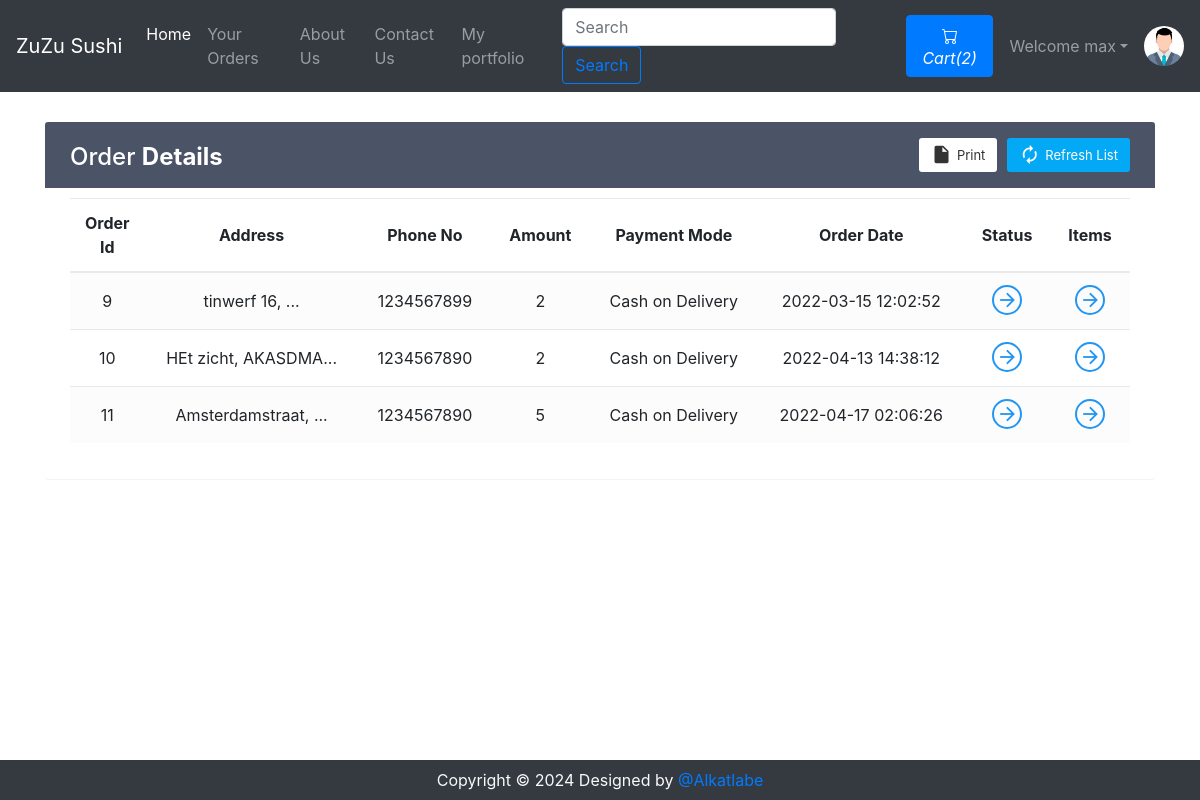
The app's page /viewOrder.php (signed in) with its own data.
### tables this page shows
CREATE TABLE `sitedetail` (
  `tempId` int(11) NOT NULL,
  `systemName` varchar(21) NOT NULL,
  `email` varchar(255) NOT NULL,
  `contact1` bigint(21) NOT NULL,
  `contact2` bigint(21) DEFAULT NULL COMMENT 'Optional',
  `address` text NOT NULL,
  `dateTime` datetime NOT NULL DEFAULT '0000-00-00 00:00:00' ON UPDATE current_timestamp()
);

CREATE TABLE `orders` (
  `orderId` int(21) NOT NULL,
  `userId` int(21) NOT NULL,
  `address` varchar(255) NOT NULL,
  `zipCode` varchar(7) NOT NULL,
  `phoneNo` bigint(21) NOT NULL,
  `amount` int(200) NOT NULL,
  `paymentMode` enum('0','1') NOT NULL DEFAULT '0' COMMENT '0=cash on delivery, \r\n1=online ',
  `orderStatus` enum('0','1','2','3','4','5','6') NOT NULL DEFAULT '0' COMMENT '0=Order Placed.\r\n1=Order Confirmed.\r\n2=Preparing your Order.\r\n3=Your order is on the way!\r\n4=Order Delivered.\r\n5=Order Denied.\r\n6=Order Cancelled.',
  `orderDate` datetime NOT NULL DEFAULT current_timestamp()
);

### viewOrder.php (the view, shortened to what this page needs)
<!doctype html>
<html lang="en">
<head>
    <link rel="stylesheet" href="https://stackpath.bootstrapcdn.com/bootstrap/4.5.0/css/bootstrap.min.css">
    <link rel="stylesheet" href="https://use.fontawesome.com/releases/v5.7.2/css/all.css">
</head>
<body>
    <?php include 'Templates/_dbconnect.php';?>
    <?php include 'Templates/_nav.php';?>
    <?php
    if($loggedin){
    ?>
    <div class="container">
        <div class="table-wrapper" id="empty">
            <div class="table-title">
                <div class="row">
                    <div class="col-sm-4">
                        <h2>Order <b>Details</b></h2>
                    </div>
                    <div class="col-sm-8">
                        <a href="" class="btn btn-primary"><i class="material-icons">&#xE863;</i> <span>Refresh List</span></a>
                        <a href="#" onclick="window.print()" class="btn btn-info"><i class="material-icons">&#xE24D;</i> <span>Print</span></a>
                    </div>
                </div>
            </div>
            <table class="table table-striped table-hover text-center">
                <thead>
                    <tr>
                        <th>Order Id</th>
                        <th>Address</th>
                        <th>Phone No</th>
                        <th>Amount</th>
                        <th>Payment Mode</th>
                        <th>Order Date</th>
                        <th>Status</th>
                        <th>Items</th>
                    </tr>
                </thead>
                <tbody>
                    <?php
                        $sql = "SELECT * FROM `orders` WHERE `userId`= $userId";
                        $result = mysqli_query($conn, $sql);
                        while($row = mysqli_fetch_assoc($result)){
                            $orderId = $row['orderId'];
                            $address = $row['address'];
                            $phoneNo = $row['phoneNo'];
                            $amount = $row['amount'];
                            $orderDate = $row['orderDate'];
                            $paymentMode = $row['paymentMode'];
                            if($paymentMode == 0) {
                                $paymentMode = "Cash on Delivery";
                            }
                            else {
                                $paymentMode = "Online";
                            }
                            echo '<tr>
                                    <td>' . $orderId . '</td>
                                    <td>' . substr($address, 0, 20) . '...</td>
                                    <td>' . $phoneNo . '</td>
                                    <td>' . $amount . '</td>
                                    <td>' . $paymentMode . '</td>
                                    <td>' . $orderDate . '</td>
                                    <td><a href="#" data-toggle="modal" data-target="#orderStatus' . $orderId . '" class="view"><i class="material-icons">&#xE5C8;</i></a></td>
                                    <td><a href="#" data-toggle="modal" data-target="#orderItem' . $orderId . '" class="view" title="View Details"><i class="material-icons">&#xE5C8;</i></a></td>
                                </tr>';
                        }
                            ?>
                </tbody>
            </table>
        </div>
    </div>
    <?php
    }
    else {
        echo '<div class="container" style="min-height : 610px;">
        <div class="alert alert-info my-3">
            <font style="font-size:22px"><center>Check your Order. You need to <strong><a class="alert-link" data-toggle="modal" data-target="#loginModal">Login</a></strong></center></font>
        </div></div>';
    }
    ?>
    <?php
    require 'Templates/_footer.php';?>
  </body>
</html>

### Templates/_nav.php (shortened to what this page needs)
<?php
if(isset($_SESSION['loggedin']) && $_SESSION['loggedin']==true){
  $loggedin= true;
  $userId = $_SESSION['userId'];
  $username = $_SESSION['username'];
}
else{
  $loggedin = false;
  $userId = 0;
}
$sql = "SELECT * FROM `sitedetail`";
$result = mysqli_query($conn, $sql);
$row = mysqli_fetch_assoc($result);
$systemName = $row['systemName'];
echo '<nav class="navbar navbar-expand-lg navbar-dark bg-dark">
      <a class="navbar-brand" href="index.php">'.$systemName.'</a>
      <button class="navbar-toggler" type="button" data-toggle="collapse" data-target="#navbarSupportedContent" aria-controls="navbarSupportedContent" aria-expanded="false" aria-label="Toggle navigation">
        <span class="navbar-toggler-icon"></span>
      </button>
      <div class="collapse navbar-collapse" id="navbarSupportedContent">
        <ul class="navbar-nav mr-auto">
          <li class="nav-item active">
            <a class="nav-link" href="index.php">Home <span class="sr-only">(current)</span></a>
          </li>
          <li class="nav-item">
            <a class="nav-link" href="viewOrder.php">Your Orders</a>
          </li>
          <li class="nav-item">
            <a class="nav-link" href="about.php">About Us</a>
          </li>
          <li class="nav-item">
            <a class="nav-link" href="contact.php">Contact Us</a>
          </li>
          <li class="nav-item">
            <a class="nav-link" href="../index.php">My portfolio</a>
          </li>
        </ul>
        <form method="get" action="/Rest/search.php" class="form-inline my-2 my-lg-0 mx-3">
          <input class="form-control mr-sm-2" type="search" name="search" id="search" placeholder="Search" aria-label="Search" required>
          <button class="btn btn-outline-primary my-2 my-sm-0" type="submit">Search</button>
        </form>';
        $countsql = "SELECT SUM(`itemQuantity`) FROM `viewcart` WHERE `userId`=$userId";
        $countresult = mysqli_query($conn, $countsql);
        $countrow = mysqli_fetch_assoc($countresult);
        $count = $countrow['SUM(`itemQuantity`)'];
        echo '<a href="viewCart.php"><button type="button" class="btn btn-primary mx-2" title="MyCart">
          <svg xmlns="img/cart.svg" width="16" height="16" fill="currentColor" class="bi bi-cart" viewBox="0 0 16 16">
            <path d="M0 1.5A.5.5 0 0 1 .5 1H2a.5.5 0 0 1 .485.379L2.89 3H14.5a.5.5 0 0 1 .491.592l-1.5 8A.5.5 0 0 1 13 12H4a.5.5 0 0 1-.491-.408L2.01 3.607 1.61 2H.5a.5.5 0 0 1-.5-.5zM3.102 4l1.313 7h8.17l1.313-7H3.102zM5 12a2 2 0 1 0 0 4 2 2 0 0 0 0-4zm7 0a2 2 0 1 0 0 4 2 2 0 0 0 0-4zm-7 1a1 1 0 1 1 0 2 1 1 0 0 1 0-2zm7 0a1 1 0 1 1 0 2 1 1 0 0 1 0-2z"/>
          </svg>
          <i class="bi bi-cart">Cart(' .$count. ')</i>
        </button></a>';
        if($loggedin){
          echo '<ul class="navbar-nav mr-2">
            <li class="nav-item dropdown">
              <a class="nav-link dropdown-toggle" href="#" id="navbarDropdown" role="button" data-toggle="dropdown"> Welcome ' .$username. '</a>
              <div class="dropdown-menu" aria-labelledby="navbarDropdown">
                <a class="dropdown-item" href="Templates/_logout.php">Logout</a>
              </div>
            </li>
          </ul>
          <div class="text-center image-size-small position-relative">
            <a href="viewProfile.php"><img src="img/person-' .$userId. '.jpg" class="rounded-circle" onError="this.src = \'img/profilePic.jpg\'" style="width:40px; height:40px"></a>
          </div>';
        }
        else {
          echo '
          <button type="button" class="btn btn-primary mx-2"  data-toggle="modal" data-target="#loginModal">Login</button>
          <button type="button" class="btn btn-primary mx-2"  data-toggle="modal" data-target="#signupModal">SignUp</button>';
        }
  echo '</div>
    </nav>';
?>

### Templates/_footer.php
<div class="footer container-fluid bg-dark text-light">
    <p class="text-center py-2 mb-0">Copyright © 2024 Designed by <a href="#"  rel="noopener noreferrer">@Alkatlabe</a></p>
</div>

### viewOrder.php (style rules this page uses)
.footer { position: fixed; bottom: 0; }
.table-wrapper { background: #fff; padding: 20px 25px; margin: 30px auto; border-radius: 3px; box-shadow: 0 1px 1px rgba(0,0,0,.05); }
.table-wrapper .btn { float: right; color: #333; background-color: #fff; border-radius: 3px; border: none; outline: none !important; margin-left: 10px; }
.table-wrapper .btn.btn-primary { color: #fff; background: #03A9F4; }
.table-title .btn { font-size: 13px; border: none; }
.table-title .btn i { float: left; font-size: 21px; margin-right: 5px; }
.table-title .btn span { float: left; margin-top: 2px; }
.table-title { color: #fff; background: #4b5366; padding: 16px 25px; margin: -20px -25px 10px; border-radius: 3px 3px 0 0; }
.table-title h2 { margin: 5px 0 0; font-size: 24px; }
table.table tr th, table.table tr td { border-color: #e9e9e9; padding: 12px 15px; vertical-align: middle; }
table.table tr th:first-child { width: 60px; }
table.table tr th:last-child { width: 80px; }
table.table-striped tbody tr:nth-of-type(odd) { background-color: #fcfcfc; }
table.table td a { font-weight: bold; color: #566787; display: inline-block; text-decoration: none; }
table.table td a.view { width: 30px; height: 30px; color: #2196F3; border: 2px solid; border-radius: 30px; text-align: center; }
table.table td a.view i { font-size: 22px; margin: 2px 0 0 1px; }
table { counter-reset: section; }

### records on screen
sitedetail: systemName "ZuZu Sushi"
orders: orderId "9", address "tinwerf 16,", phoneNo "1234567899", amount "2", paymentMode "Cash on Delivery", orderDate "2022-03-15 12:02:52"
orders: orderId "10", address "HEt zicht, AKASDMA", phoneNo "1234567890", amount "2", paymentMode "Cash on Delivery", orderDate "2022-04-13 14:38:12"
orders: orderId "11", address "Amsterdamstraat,", phoneNo "1234567890", amount "5", paymentMode "Cash on Delivery", orderDate "2022-04-17 02:06:26"

### other values on screen
$count "2"
$username "max"
